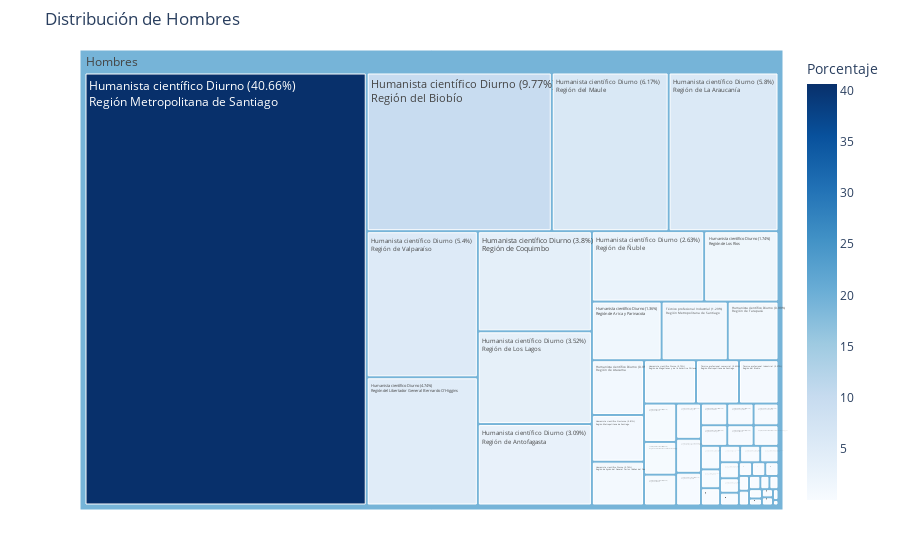

Notebook code cell kept with this figure:
### Code cell
import pandas as pd
import plotly.express as px

# Cargar los datos
def cargar_datos(file: str) -> pd.DataFrame:
    return pd.read_csv(file)

# Ruta del archivo CSV
file_path = 'C:/Users/BS/Documents/PAES2025_Admissions_Analysis/data/processed/cleaned_admissions_data_2025.csv'
data = cargar_datos(file_path)

data['sexo'] = data['sexo'].map({1: 'Hombres', 2: 'Mujeres'})

# Definir el mapa de las ramas educacionales y regiones
rama_educacional_mapping = {
    'H1': 'Humanista científico Diurno',
    'H2': 'Humanista científico Nocturno',
    'H3': 'Humanista científico - validación de estudios',
    'H4': 'Humanista científico - Reconocimiento de estudios',
    'T1': 'Técnico profesional comercial',
    'T2': 'Técnico profesional Industrial',
    'T3': 'Técnico profesional Servicios y técnica',
    'T4': 'Técnico profesional agrícola',
    'T5': 'Técnico profesional Marítima'
}
data['rama_educacional'] = data['rama_educacional'].map(rama_educacional_mapping)

region_mapping = {
    15: 'Región de Arica y Parinacota',
    1: 'Región de Tarapacá',
    2: 'Región de Antofagasta',
    3: 'Región de Atacama',
    4: 'Región de Coquimbo',
    5: 'Región de Valparaíso',
    13: 'Región Metropolitana de Santiago',
    6: 'Región del Libertador General Bernardo O\'Higgins',
    7: 'Región del Maule',
    16: 'Región de Ñuble',
    8: 'Región del Biobío',
    9: 'Región de La Araucanía',
    14: 'Región de Los Ríos',
    10: 'Región de Los Lagos',
    11: 'Región de Aysén del General Carlos Ibáñez del Campo',
    12: 'Región de Magallanes y de la Antártica Chilena'
}
data['codigo_region'] = data['codigo_region'].map(region_mapping)

# Calcular la distribución
def calcular_distribucion(data: pd.DataFrame) -> pd.DataFrame:
    distribution = data.groupby(['sexo', 'rama_educacional', 'codigo_region']).size().reset_index(name='count')
    total_by_sex = distribution.groupby('sexo')['count'].transform('sum')
    distribution['percentage'] = round((distribution['count'] / total_by_sex) * 100, 2)
    distribution['label_with_percentage'] = (distribution['rama_educacional'] + ' (' 
                                             + distribution['percentage'].astype(str) + '%)<br>' 
                                             + distribution['codigo_region'])
    return distribution

distribution = calcular_distribucion(data)

# Crear el treemap para hombres
def crear_treemap_hombres(distribution: pd.DataFrame) -> None:
    hombres_data = distribution[distribution['sexo'] == 'Hombres']
    fig = px.treemap(hombres_data, 
                     path=['sexo', 'label_with_percentage'], 
                     values='percentage', 
                     color='percentage',  
                     color_continuous_scale='Blues',  # Escala de colores en azul
                     labels={'percentage': 'Porcentaje'})
    
    fig.update_layout(margin=dict(t=50, b=50), title="Distribución de Hombres")
    fig.show()

# Crear el treemap para mujeres
def crear_treemap_mujeres(distribution: pd.DataFrame) -> None:
    mujeres_data = distribution[distribution['sexo'] == 'Mujeres']
    fig = px.treemap(mujeres_data, 
                     path=['sexo', 'label_with_percentage'], 
                     values='percentage', 
                     color='percentage',  
                     color_continuous_scale='Pinkyl',  # Escala de colores en rosado
                     labels={'percentage': 'Porcentaje'})
    
    fig.update_layout(margin=dict(t=50, b=50), title="Distribución de Mujeres")
    fig.show()

# Crear gráficos
crear_treemap_hombres(distribution)
crear_treemap_mujeres(distribution)

### Figure 1 — Plotly figure (JSON) as saved in the notebook; plotly's stock layout.template omitted (floating-point values rounded to 4 significant figures)
{"data": [{"branchvalues": "total", "customdata": [[0.75], [0.76], [0.95], [0.99], [1.36], [1.74], [2.63], [3.09], [3.52], [3.8], [4.74], [40.66], [5.4], [5.8], [6.17], [9.77], [0.05], [0.08], [0.1], [0.1], [0.12], [0.81], [0.18], [0.18], [0.19], [0.19], [0.27], [0.29], [0.35], [0.41], [0.57], [1.29], [0.01], [0.02], [0.03], [0.04], [0.05], [0.06], [0.06], [0.11], [0.11], [0.28], [0.03], [0.09], [0.03], [0.04], [0.04], [0.05], [0.06], [0.11], [0.15], [0.17], [0.18], [0.33], [0.62], [19.28]], "domain": {"x": [0, 1], "y": [0, 1]}, "hovertemplate": "labels=%{label}<br>percentage_sum=%{value}<br>parent=%{parent}<br>id=%{id}<br>Porcentaje=%{color}<extra></extra>", "ids": ["Hombres/Humanista científico Diurno (0.75%)<br>Región de Magallanes y de la Antártica Chilena", "Hombres/Humanista científico Diurno (0.76%)<br>Región de Aysén del General Carlos Ibáñez del Campo", "Hombres/Humanista científico Diurno (0.95%)<br>Región de Atacama", "Hombres/Humanista científico Diurno (0.99%)<br>Región de Tarapacá", "Hombres/Humanista científico Diurno (1.36%)<br>Región de Arica y Parinacota", "Hombres/Humanista científico Diurno (1.74%)<br>Región de Los Ríos", "Hombres/Humanista científico Diurno (2.63%)<br>Región de Ñuble", "Hombres/Humanista científico Diurno (3.09%)<br>Región de Antofagasta", "Hombres/Humanista científico Diurno (3.52%)<br>Región de Los Lagos", "Hombres/Humanista científico Diurno (3.8%)<br>Región de Coquimbo", "Hombres/Humanista científico Diurno (4.74%)<br>Región del Libertador General Bernardo O'Higgins", "Hombres/Humanista científico Diurno (40.66%)<br>Región Metropolitana de Santiago", "Hombres/Humanista científico Diurno (5.4%)<br>Región de Valparaíso", "Hombres/Humanista científico Diurno (5.8%)<br>Región de La Araucanía", "Hombres/Humanista científico Diurno (6.17%)<br>Región del Maule", "Hombres/Humanista científico Diurno (9.77%)<br>Región del Biobío", "Hombres/Humanista científico Nocturno (0.05%)<br>Región de Coquimbo", "Hombres/Humanista científico Nocturno (0.08%)<br>Región del Libertador General Bernardo O'Higgins", "Hombres/Humanista científico Nocturno (0.1%)<br>Región de La Araucanía", "Hombres/Humanista científico Nocturno (0.1%)<br>Región de Los Lagos", "Hombres/Humanista científico Nocturno (0.12%)<br>Región del Biobío", "Hombres/Humanista científico Nocturno (0.81%)<br>Región Metropolitana de Santiago", "Hombres/Técnico profesional Industrial (0.18%)<br>Región de La Araucanía", "Hombres/Técnico profesional Industrial (0.18%)<br>Región de Los Lagos", "Hombres/Técnico profesional Industrial (0.19%)<br>Región de Atacama", "Hombres/Técnico profesional Industrial (0.19%)<br>Región de Coquimbo", "Hombres/Técnico profesional Industrial (0.27%)<br>Región de Valparaíso", "Hombres/Técnico profesional Industrial (0.29%)<br>Región de Antofagasta", "Hombres/Técnico profesional Industrial (0.35%)<br>Región del Libertador General Bernardo O'Higgins", "Hombres/Técnico profesional Industrial (0.41%)<br>Región del Maule", "Hombres/Técnico profesional Industrial (0.57%)<br>Región del Biobío", "Hombres/Técnico profesional Industrial (1.29%)<br>Región Metropolitana de Santiago", "Hombres/Técnico profesional Servicios y técnica (0.01%)<br>Región del Biobío", "Hombres/Técnico profesional Servicios y técnica (0.02%)<br>Región de Antofagasta", "Hombres/Técnico profesional Servicios y técnica (0.03%)<br>Región de Ñuble", "Hombres/Técnico profesional Servicios y técnica (0.04%)<br>Región de Tarapacá", "Hombres/Técnico profesional Servicios y técnica (0.05%)<br>Región de Los Lagos", "Hombres/Técnico profesional Servicios y técnica (0.06%)<br>Región de Los Ríos", "Hombres/Técnico profesional Servicios y técnica (0.06%)<br>Región del Libertador General Bernardo O'Higgins", "Hombres/Técnico profesional Servicios y técnica (0.11%)<br>Región de La Araucanía", "Hombres/Técnico profesional Servicios y técnica (0.11%)<br>Región del Maule", "Hombres/Técnico profesional Servicios y técnica (0.28%)<br>Región Metropolitana de Santiago", "Hombres/Técnico profesional agrícola (0.03%)<br>Región del Maule", "Hombres/Técnico profesional agrícola (0.09%)<br>Región de Los Lagos", "Hombres/Técnico profesional comercial (0.03%)<br>Región de Los Ríos", "Hombres/Técnico profesional comercial (0.04%)<br>Región de Los Lagos", "Hombres/Técnico profesional comercial (0.04%)<br>Región de Ñuble", "Hombres/Técnico profesional comercial (0.05%)<br>Región de Coquimbo", "Hombres/Técnico profesional comercial (0.06%)<br>Región de Valparaíso", "Hombres/Técnico profesional comercial (0.11%)<br>Región de La Araucanía", "Hombres/Técnico profesional comercial (0.15%)<br>Región de Antofagasta", "Hombres/Técnico profesional comercial (0.17%)<br>Región del Libertador General Bernardo O'Higgins", "Hombres/Técnico profesional comercial (0.18%)<br>Región del Maule", "Hombres/Técnico profesional comercial (0.33%)<br>Región del Biobío", "Hombres/Técnico profesional comercial (0.62%)<br>Región Metropolitana de Santiago", "Hombres"], "labels": ["Humanista científico Diurno (0.75%)<br>Región de Magallanes y de la Antártica Chilena", "Humanista científico Diurno (0.76%)<br>Región de Aysén del General Carlos Ibáñez del Campo", "Humanista científico Diurno (0.95%)<br>Región de Atacama", "Humanista científico Diurno (0.99%)<br>Región de Tarapacá", "Humanista científico Diurno (1.36%)<br>Región de Arica y Parinacota", "Humanista científico Diurno (1.74%)<br>Región de Los Ríos", "Humanista científico Diurno (2.63%)<br>Región de Ñuble", "Humanista científico Diurno (3.09%)<br>Región de Antofagasta", "Humanista científico Diurno (3.52%)<br>Región de Los Lagos", "Humanista científico Diurno (3.8%)<br>Región de Coquimbo", "Humanista científico Diurno (4.74%)<br>Región del Libertador General Bernardo O'Higgins", "Humanista científico Diurno (40.66%)<br>Región Metropolitana de Santiago", "Humanista científico Diurno (5.4%)<br>Región de Valparaíso", "Humanista científico Diurno (5.8%)<br>Región de La Araucanía", "Humanista científico Diurno (6.17%)<br>Región del Maule", "Humanista científico Diurno (9.77%)<br>Región del Biobío", "Humanista científico Nocturno (0.05%)<br>Región de Coquimbo", "Humanista científico Nocturno (0.08%)<br>Región del Libertador General Bernardo O'Higgins", "Humanista científico Nocturno (0.1%)<br>Región de La Araucanía", "Humanista científico Nocturno (0.1%)<br>Región de Los Lagos", "Humanista científico Nocturno (0.12%)<br>Región del Biobío", "Humanista científico Nocturno (0.81%)<br>Región Metropolitana de Santiago", "Técnico profesional Industrial (0.18%)<br>Región de La Araucanía", "Técnico profesional Industrial (0.18%)<br>Región de Los Lagos", "Técnico profesional Industrial (0.19%)<br>Región de Atacama", "Técnico profesional Industrial (0.19%)<br>Región de Coquimbo", "Técnico profesional Industrial (0.27%)<br>Región de Valparaíso", "Técnico profesional Industrial (0.29%)<br>Región de Antofagasta", "Técnico profesional Industrial (0.35%)<br>Región del Libertador General Bernardo O'Higgins", "Técnico profesional Industrial (0.41%)<br>Región del Maule", "Técnico profesional Industrial (0.57%)<br>Región del Biobío", "Técnico profesional Industrial (1.29%)<br>Región Metropolitana de Santiago", "Técnico profesional Servicios y técnica (0.01%)<br>Región del Biobío", "Técnico profesional Servicios y técnica (0.02%)<br>Región de Antofagasta", "Técnico profesional Servicios y técnica (0.03%)<br>Región de Ñuble", "Técnico profesional Servicios y técnica (0.04%)<br>Región de Tarapacá", "Técnico profesional Servicios y técnica (0.05%)<br>Región de Los Lagos", "Técnico profesional Servicios y técnica (0.06%)<br>Región de Los Ríos", "Técnico profesional Servicios y técnica (0.06%)<br>Región del Libertador General Bernardo O'Higgins", "Técnico profesional Servicios y técnica (0.11%)<br>Región de La Araucanía", "Técnico profesional Servicios y técnica (0.11%)<br>Región del Maule", "Técnico profesional Servicios y técnica (0.28%)<br>Región Metropolitana de Santiago", "Técnico profesional agrícola (0.03%)<br>Región del Maule", "Técnico profesional agrícola (0.09%)<br>Región de Los Lagos", "Técnico profesional comercial (0.03%)<br>Región de Los Ríos", "Técnico profesional comercial (0.04%)<br>Región de Los Lagos", "Técnico profesional comercial (0.04%)<br>Región de Ñuble", "Técnico profesional comercial (0.05%)<br>Región de Coquimbo", "Técnico profesional comercial (0.06%)<br>Región de Valparaíso", "Técnico profesional comercial (0.11%)<br>Región de La Araucanía", "Técnico profesional comercial (0.15%)<br>Región de Antofagasta", "Técnico profesional comercial (0.17%)<br>Región del Libertador General Bernardo O'Higgins", "Técnico profesional comercial (0.18%)<br>Región del Maule", "Técnico profesional comercial (0.33%)<br>Región del Biobío", "Técnico profesional comercial (0.62%)<br>Región Metropolitana de Santiago", "Hombres"], "marker": {"coloraxis": "coloraxis", "colors": [0.75, 0.76, 0.95, 0.99, 1.36, 1.74, 2.63, 3.09, 3.52, 3.8, 4.74, 40.66, 5.4, 5.8, 6.17, 9.77, 0.05, 0.08, 0.1, 0.1, 0.12, 0.81, 0.18, 0.18, 0.19, 0.19, 0.27, 0.29, 0.35, 0.41, 0.57, 1.29, 0.01, 0.02, 0.03, 0.04, 0.05, 0.06, 0.06, 0.11, 0.11, 0.28, 0.03, 0.09, 0.03, 0.04, 0.04, 0.05, 0.06, 0.11, 0.15, 0.17, 0.18, 0.33, 0.62, 19.28]}, "name": "", "parents": ["Hombres", "Hombres", "Hombres", "Hombres", "Hombres", "Hombres", "Hombres", "Hombres", "Hombres", "Hombres", "Hombres", "Hombres", "Hombres", "Hombres", "Hombres", "Hombres", "Hombres", "Hombres", "Hombres", "Hombres", "Hombres", "Hombres", "Hombres", "Hombres", "Hombres", "Hombres", "Hombres", "Hombres", "Hombres", "Hombres", "Hombres", "Hombres", "Hombres", "Hombres", "Hombres", "Hombres", "Hombres", "Hombres", "Hombres", "Hombres", "Hombres", "Hombres", "Hombres", "Hombres", "Hombres", "Hombres", "Hombres", "Hombres", "Hombres", "Hombres", "Hombres", "Hombres", "Hombres", "Hombres", "Hombres", ""], "type": "treemap", "values": [0.75, 0.76, 0.95, 0.99, 1.36, 1.74, 2.63, 3.09, 3.52, 3.8, 4.74, 40.66, 5.4, 5.8, 6.17, 9.77, 0.05, 0.08, 0.1, 0.1, 0.12, 0.81, 0.18, 0.18, 0.19, 0.19, 0.27, 0.29, 0.35, 0.41, 0.57, 1.29, 0.01, 0.02, 0.03, 0.04, 0.05, 0.06, 0.06, 0.11, 0.11, 0.28, 0.03, 0.09, 0.03, 0.04, 0.04, 0.05, 0.06, 0.11, 0.15, 0.17, 0.18, 0.33, 0.62, 99.98]}], "layout": {"coloraxis": {"colorbar": {"title": {"text": "Porcentaje"}}, "colorscale": [[0, "rgb(247,251,255)"], [0.125, "rgb(222,235,247)"], [0.25, "rgb(198,219,239)"], [0.375, "rgb(158,202,225)"], [0.5, "rgb(107,174,214)"], [0.625, "rgb(66,146,198)"], [0.75, "rgb(33,113,181)"], [0.875, "rgb(8,81,156)"], [1, "rgb(8,48,107)"]]}, "legend": {"tracegroupgap": 0}, "margin": {"b": 50, "t": 50}, "title": {"text": "Distribución de Hombres"}}}
